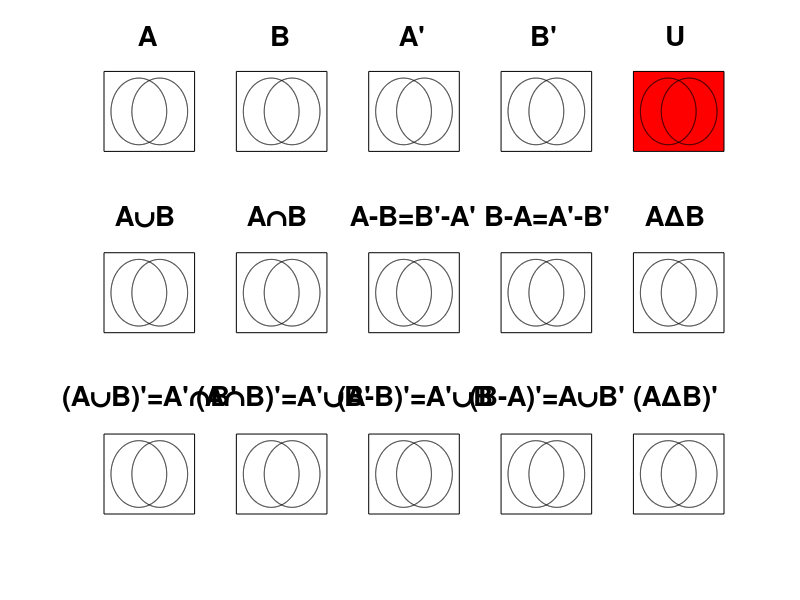

Here is the MATLAB script that generated this plot:
clear all; close all; clc;
h=figure('Position',[1 21 1366 670], ...
'Name',strcat('Quince Diagramas de Venn', ...
' de Conjuntos'));
%%%%%%%%%%%%%%%%%%%%%%%%%%%%%%%%
lw=3; fs=20; fs2=20; ms=25; vc1=[0 0 1]; vc2=[1 0 0];
fc=[1 1 1]; fa=1; ec=[0 0 0]; ea=1;
t = linspace(0,2*pi,1000);
%%%%%%%%%%%%%%%%%%%%%%%%%%%%%%%% 
subplot(3,5,1)
annotation ("textbox", [0.185 0.96 0 0], "string", ...
             {'A'}, ...
             "fontsize", fs2, 'fontweight','bold',"edgecolor", [1 1 1], ...
             "fitboxtotext", "off", "verticalalignment", "top", ...
             "horizontalalignment", "center",'linestyle','none','linewidth',0.1);
px=[-2 1.25 1.25 -2];
py=[-1.2 -1.2 1.2 1.2];
fill(px,py,'r','linewidth',0.5,'linestyle','-',...
        'facecolor',fc,'facealpha',fa, ...
        'edgecolor',ec,'edgealpha',ea)
x = [cos(t) 1];
y = [sin(t) 0];
hp1=patch( x, y,'b');
set(hp1,'edgealpha',1,'edgecolor',[0 0 0], ...
        'facealpha',0,'facecolor',[1 1 1], ...
        'linestyle','-','linewidth',0.5)
x = [cos(t)-0.75 0.25];
y = [sin(t) 0];
hp2=patch( x, y,'r');
set(hp2,'edgealpha',1,'edgecolor',[0 0 0], ...
        'facealpha',0,'facecolor',[1 1 1], ...
        'linestyle','-','linewidth',0.5)
axis([-2 1.25 -1.8 1.8])
axis off;          
%%%%%%%%%%%%%%%%%%%%%%%%%%%%%%%%%%%%       
subplot(3,5,2)
annotation ("textbox", [0.35 0.96 0 0], "string", ...
             {'B'}, ...
             "fontsize", fs2, 'fontweight','bold',"edgecolor", [1 1 1], ...
             "fitboxtotext", "off", "verticalalignment", "top", ...
             "horizontalalignment", "center",'linestyle','none','linewidth',0.1);
px=[-2 1.25 1.25 -2];
py=[-1.2 -1.2 1.2 1.2];
fill(px,py,'r','linewidth',0.5,'linestyle','-',...
        'facecolor',fc,'facealpha',fa, ...
        'edgecolor',ec,'edgealpha',ea)
x = [cos(t) 1];
y = [sin(t) 0];
hp1=patch( x, y,'b');
set(hp1,'edgealpha',1,'edgecolor',[0 0 0], ...
        'facealpha',0,'facecolor',[1 1 1], ...
        'linestyle','-','linewidth',0.5)
x = [cos(t)-0.75 0.25];
y = [sin(t) 0];
hp2=patch( x, y,'r');
set(hp2,'edgealpha',1,'edgecolor',[0 0 0], ...
        'facealpha',0,'facecolor',[1 1 1], ...
        'linestyle','-','linewidth',0.5)
axis([-2 1.25 -1.8 1.8])        
axis off;   
%%%%%%%%%%%%%%%%%%%%%%%%%%%%%%%%%%%% 
subplot(3,5,3)
annotation ("textbox", [0.515 0.96 0 0], "string", ...
             {'A'''}, ...
             "fontsize", fs2, 'fontweight','bold',"edgecolor", [1 1 1], ...
             "fitboxtotext", "off", "verticalalignment", "top", ...
             "horizontalalignment", "center",'linestyle','none','linewidth',0.1);
px=[-2 1.25 1.25 -2];
py=[-1.2 -1.2 1.2 1.2];
fill(px,py,'r','linewidth',0.5,'linestyle','-',...
        'facecolor',fc,'facealpha',fa, ...
        'edgecolor',ec,'edgealpha',ea)
        t = linspace(0,2*pi,1000);
x = [cos(t) 1];
y = [sin(t) 0];
hp1=patch( x, y,'b');
set(hp1,'edgealpha',1,'edgecolor',[0 0 0], ...
        'facealpha',0,'facecolor',[1 1 1], ...
        'linestyle','-','linewidth',0.5)
x = [cos(t)-0.75 0.25];
y = [sin(t) 0];
hp2=patch( x, y,'r');
set(hp2,'edgealpha',1,'edgecolor',[0 0 0], ...
        'facealpha',0,'facecolor',[1 1 1], ...
        'linestyle','-','linewidth',0.5)
axis([-2 1.25 -1.8 1.8])
axis off;    
%%%%%%%%%%%%%%%%%%%%%%%%%%%%%%%%%%%%
subplot(3,5,4)
annotation ("textbox", [0.68 0.96 0 0], "string", ...
             {'B'''}, ...
             "fontsize", fs2, 'fontweight','bold',"edgecolor", [1 1 1], ...
             "fitboxtotext", "off", "verticalalignment", "top", ...
             "horizontalalignment", "center",'linestyle','none','linewidth',0.1);
px=[-2 1.25 1.25 -2];
py=[-1.2 -1.2 1.2 1.2];
fill(px,py,'r','linewidth',0.5,'linestyle','-',...
        'facecolor',fc,'facealpha',fa, ...
        'edgecolor',ec,'edgealpha',ea)
        t = linspace(0,2*pi,1000);
x = [cos(t) 1];
y = [sin(t) 0];
hp1=patch( x, y,'b');
set(hp1,'edgealpha',1,'edgecolor',[0 0 0], ...
        'facealpha',0,'facecolor',[1 1 1], ...
        'linestyle','-','linewidth',0.5)
x = [cos(t)-0.75 0.25];
y = [sin(t) 0];
hp2=patch( x, y,'r');
set(hp2,'edgealpha',1,'edgecolor',[0 0 0], ...
        'facealpha',0,'facecolor',[1 1 1], ...
        'linestyle','-','linewidth',0.5)
axis([-2 1.25 -1.8 1.8])
axis off;    
%%%%%%%%%%%%%%%%%%%%%%%%%%%%%%%%%%%%
subplot(3,5,5)
annotation ("textbox", [0.845 0.96 0 0], "string", ...
             {'U'}, ...
             "fontsize", fs2, 'fontweight','bold',"edgecolor", [1 1 1], ...
             "fitboxtotext", "off", "verticalalignment", "top", ...
             "horizontalalignment", "center",'linestyle','none','linewidth',0.1);
px=[-2 1.25 1.25 -2];
py=[-1.2 -1.2 1.2 1.2];
fill(px,py,'r','linewidth',0.5,'linestyle','-',...
        'facecolor',[1 0 0],'facealpha',1, ...
        'edgecolor',ec,'edgealpha',ea)
        t = linspace(0,2*pi,1000);
x = [cos(t) 1];
y = [sin(t) 0];
hp1=patch( x, y,'b');
set(hp1,'edgealpha',1,'edgecolor',[0 0 0], ...
        'facealpha',0,'facecolor',[1 1 1], ...
        'linestyle','-','linewidth',0.5)
x = [cos(t)-0.75 0.25];
y = [sin(t) 0];
hp2=patch( x, y,'r');
set(hp2,'edgealpha',1,'edgecolor',[0 0 0], ...
        'facealpha',0,'facecolor',[1 1 1], ...
        'linestyle','-','linewidth',0.5)
axis([-2 1.25 -1.8 1.8])
axis off;  
%%%%%%%%%%%%%%%%%%%%%%%%%%%%%%%%%%%%
subplot(3,5,6)
annotation ("textbox", [0.182 0.66 0 0], "string", ...
             {'A\cupB'}, ...
             "fontsize", fs2, 'fontweight','bold',"edgecolor", [1 1 1], ...
             "fitboxtotext", "off", "verticalalignment", "top", ...
             "horizontalalignment", "center",'linestyle','none','linewidth',0.1);
px=[-2 1.25 1.25 -2];
py=[-1.2 -1.2 1.2 1.2];
fill(px,py,'r','linewidth',0.5,'linestyle','-',...
        'facecolor',fc,'facealpha',fa, ...
        'edgecolor',ec,'edgealpha',ea)
        t = linspace(0,2*pi,1000);
x = [cos(t) 1];
y = [sin(t) 0];
hp1=patch( x, y,'b');
set(hp1,'edgealpha',1,'edgecolor',[0 0 0], ...
        'facealpha',0,'facecolor',[1 1 1], ...
        'linestyle','-','linewidth',0.5)
x = [cos(t)-0.75 0.25];
y = [sin(t) 0];
hp2=patch( x, y,'r');
set(hp2,'edgealpha',1,'edgecolor',[0 0 0], ...
        'facealpha',0,'facecolor',[1 1 1], ...
        'linestyle','-','linewidth',0.5)
axis([-2 1.25 -1.8 1.8])
axis off;    
%%%%%%%%%%%%%%%%%%%%%%%%%%%%%%%%%%%%
subplot(3,5,7)
annotation ("textbox", [0.347 0.66 0 0], "string", ...
             {'A\capB'}, ...
             "fontsize", fs2, 'fontweight','bold',"edgecolor", [1 1 1], ...
             "fitboxtotext", "off", "verticalalignment", "top", ...
             "horizontalalignment", "center",'linestyle','none','linewidth',0.1);
px=[-2 1.25 1.25 -2];
py=[-1.2 -1.2 1.2 1.2];
fill(px,py,'r','linewidth',0.5,'linestyle','-',...
        'facecolor',fc,'facealpha',fa, ...
        'edgecolor',ec,'edgealpha',ea)
        t = linspace(0,2*pi,1000);
x = [cos(t) 1];
y = [sin(t) 0];
hp1=patch( x, y,'b');
set(hp1,'edgealpha',1,'edgecolor',[0 0 0], ...
        'facealpha',0,'facecolor',[1 1 1], ...
        'linestyle','-','linewidth',0.5)
x = [cos(t)-0.75 0.25];
y = [sin(t) 0];
hp2=patch( x, y,'r');
set(hp2,'edgealpha',1,'edgecolor',[0 0 0], ...
        'facealpha',0,'facecolor',[1 1 1], ...
        'linestyle','-','linewidth',0.5)
axis([-2 1.25 -1.8 1.8])        
axis off;    
%%%%%%%%%%%%%%%%%%%%%%%%%%%%%%%%%%%%
subplot(3,5,8)
annotation ("textbox", [0.517 0.66 0 0], "string", ...
             {'A-B=B''-A'''}, ...
             "fontsize", fs2, 'fontweight','bold',"edgecolor", [1 1 1], ...
             "fitboxtotext", "off", "verticalalignment", "top", ...
             "horizontalalignment", "center",'linestyle','none','linewidth',0.1);
px=[-2 1.25 1.25 -2];
py=[-1.2 -1.2 1.2 1.2];
fill(px,py,'r','linewidth',0.5,'linestyle','-',...
        'facecolor',fc,'facealpha',fa, ...
        'edgecolor',ec,'edgealpha',ea)
        t = linspace(0,2*pi,1000);
x = [cos(t) 1];
y = [sin(t) 0];
hp1=patch( x, y,'b');
set(hp1,'edgealpha',1,'edgecolor',[0 0 0], ...
        'facealpha',0,'facecolor',[1 1 1], ...
        'linestyle','-','linewidth',0.5)
x = [cos(t)-0.75 0.25];
y = [sin(t) 0];
hp2=patch( x, y,'r');
set(hp2,'edgealpha',1,'edgecolor',[0 0 0], ...
        'facealpha',0,'facecolor',[1 1 1], ...
        'linestyle','-','linewidth',0.5)
axis([-2 1.25 -1.8 1.8])         
axis off;    
%%%%%%%%%%%%%%%%%%%%%%%%%%%%%%%%%%%%
subplot(3,5,9)
annotation ("textbox", [0.685 0.66 0 0], "string", ...
             {'B-A=A''-B'''}, ...
             "fontsize", fs2, 'fontweight','bold',"edgecolor", [1 1 1], ...
             "fitboxtotext", "off", "verticalalignment", "top", ...
             "horizontalalignment", "center",'linestyle','none','linewidth',0.1);
px=[-2 1.25 1.25 -2];
py=[-1.2 -1.2 1.2 1.2];
fill(px,py,'r','linewidth',0.5,'linestyle','-',...
        'facecolor',fc,'facealpha',fa, ...
        'edgecolor',ec,'edgealpha',ea)
        t = linspace(0,2*pi,1000);
x = [cos(t) 1];
y = [sin(t) 0];
hp1=patch( x, y,'b');
set(hp1,'edgealpha',1,'edgecolor',[0 0 0], ...
        'facealpha',0,'facecolor',[1 1 1], ...
        'linestyle','-','linewidth',0.5)
x = [cos(t)-0.75 0.25];
y = [sin(t) 0];
hp2=patch( x, y,'r');
set(hp2,'edgealpha',1,'edgecolor',[0 0 0], ...
        'facealpha',0,'facecolor',[1 1 1], ...
        'linestyle','-','linewidth',0.5)
axis([-2 1.25 -1.8 1.8])          
axis off;  
%%%%%%%%%%%%%%%%%%%%%%%%%%%%%%%%%%%%
subplot(3,5,10)
annotation ("textbox", [0.845 0.66 0 0], "string", ...
             {'A\DeltaB'}, ...
             "fontsize", fs2, 'fontweight','bold',"edgecolor", [1 1 1], ...
             "fitboxtotext", "off", "verticalalignment", "top", ...
             "horizontalalignment", "center",'linestyle','none','linewidth',0.1);
px=[-2 1.25 1.25 -2];
py=[-1.2 -1.2 1.2 1.2];
fill(px,py,'r','linewidth',0.5,'linestyle','-',...
        'facecolor',fc,'facealpha',fa, ...
        'edgecolor',ec,'edgealpha',ea)
        t = linspace(0,2*pi,1000);
x = [cos(t) 1];
y = [sin(t) 0];
hp1=patch( x, y,'b');
set(hp1,'edgealpha',1,'edgecolor',[0 0 0], ...
        'facealpha',0,'facecolor',[1 1 1], ...
        'linestyle','-','linewidth',0.5)
x = [cos(t)-0.75 0.25];
y = [sin(t) 0];
hp2=patch( x, y,'r');
set(hp2,'edgealpha',1,'edgecolor',[0 0 0], ...
        'facealpha',0,'facecolor',[1 1 1], ...
        'linestyle','-','linewidth',0.5)
axis([-2 1.25 -1.8 1.8])           
axis off;  
%%%%%%%%%%%%%%%%%%%%%%%%%%%%%%%%%%%%  
subplot(3,5,11)
annotation ("textbox", [0.187 0.36 0 0], "string", ...
             {'(A\cupB)''=A''\capB'''}, ...
             "fontsize", fs2, 'fontweight','bold',"edgecolor", [1 1 1], ...
             "fitboxtotext", "off", "verticalalignment", "top", ...
             "horizontalalignment", "center",'linestyle','none','linewidth',0.1);
px=[-2 1.25 1.25 -2];
py=[-1.2 -1.2 1.2 1.2];
fill(px,py,'r','linewidth',0.5,'linestyle','-',...
        'facecolor',fc,'facealpha',fa, ...
        'edgecolor',ec,'edgealpha',ea)
        t = linspace(0,2*pi,1000);
x = [cos(t) 1];
y = [sin(t) 0];
hp1=patch( x, y,'b');
set(hp1,'edgealpha',1,'edgecolor',[0 0 0], ...
        'facealpha',0,'facecolor',[1 1 1], ...
        'linestyle','-','linewidth',0.5)
x = [cos(t)-0.75 0.25];
y = [sin(t) 0];
hp2=patch( x, y,'r');
set(hp2,'edgealpha',1,'edgecolor',[0 0 0], ...
        'facealpha',0,'facecolor',[1 1 1], ...
        'linestyle','-','linewidth',0.5)
axis([-2 1.25 -1.8 1.8])            
axis off;    
%%%%%%%%%%%%%%%%%%%%%%%%%%%%%%%%%%%%
subplot(3,5,12)
annotation ("textbox", [0.355 0.36 0 0], "string", ...
             {'(A\capB)''=A''\cupB'''}, ...
             "fontsize", fs2, 'fontweight','bold',"edgecolor", [1 1 1], ...
             "fitboxtotext", "off", "verticalalignment", "top", ...
             "horizontalalignment", "center",'linestyle','none','linewidth',0.1);
px=[-2 1.25 1.25 -2];
py=[-1.2 -1.2 1.2 1.2];
fill(px,py,'r','linewidth',0.5,'linestyle','-',...
        'facecolor',fc,'facealpha',fa, ...
        'edgecolor',ec,'edgealpha',ea)
        t = linspace(0,2*pi,1000);
x = [cos(t) 1];
y = [sin(t) 0];
hp1=patch( x, y,'b');
set(hp1,'edgealpha',1,'edgecolor',[0 0 0], ...
        'facealpha',0,'facecolor',[1 1 1], ...
        'linestyle','-','linewidth',0.5)
x = [cos(t)-0.75 0.25];
y = [sin(t) 0];
hp2=patch( x, y,'r');
set(hp2,'edgealpha',1,'edgecolor',[0 0 0], ...
        'facealpha',0,'facecolor',[1 1 1], ...
        'linestyle','-','linewidth',0.5)
axis([-2 1.25 -1.8 1.8])          
axis off;    
%%%%%%%%%%%%%%%%%%%%%%%%%%%%%%%%%%%%
subplot(3,5,13)
annotation("textbox", [0.52 0.36 0 0], "string", ...
             {'(A-B)''=A''\cupB'}, ...
             "fontsize", fs2, 'fontweight','bold',"edgecolor", [1 1 1], ...
             "fitboxtotext", "off", "verticalalignment", "top", ...
             "horizontalalignment", "center",'linestyle','none','linewidth',0.1);
px=[-2 1.25 1.25 -2];
py=[-1.2 -1.2 1.2 1.2];
fill(px,py,'r','linewidth',0.5,'linestyle','-',...
        'facecolor',fc,'facealpha',fa, ...
        'edgecolor',ec,'edgealpha',ea)
        t = linspace(0,2*pi,1000);
x = [cos(t) 1];
y = [sin(t) 0];
hp1=patch( x, y,'b');
set(hp1,'edgealpha',1,'edgecolor',[0 0 0], ...
        'facealpha',0,'facecolor',[1 1 1], ...
        'linestyle','-','linewidth',0.5)
x = [cos(t)-0.75 0.25];
y = [sin(t) 0];
hp2=patch( x, y,'r');
set(hp2,'edgealpha',1,'edgecolor',[0 0 0], ...
        'facealpha',0,'facecolor',[1 1 1], ...
        'linestyle','-','linewidth',0.5)
axis([-2 1.25 -1.8 1.8])        
axis off;    
%%%%%%%%%%%%%%%%%%%%%%%%%%%%%%%%%%%%    
subplot(3,5,14)
annotation("textbox", [0.685 0.36 0 0], "string", ...
             {'(B-A)''=A\cupB'''}, ...
             "fontsize", fs2, 'fontweight','bold',"edgecolor", [1 1 1], ...
             "fitboxtotext", "off", "verticalalignment", "top", ...
             "horizontalalignment", "center",'linestyle','none','linewidth',0.1);
px=[-2 1.25 1.25 -2];
py=[-1.2 -1.2 1.2 1.2];
fill(px,py,'r','linewidth',0.5,'linestyle','-',...
        'facecolor',fc,'facealpha',fa, ...
        'edgecolor',ec,'edgealpha',ea)
        t = linspace(0,2*pi,1000);
x = [cos(t) 1];
y = [sin(t) 0];
hp1=patch( x, y,'b');
set(hp1,'edgealpha',1,'edgecolor',[0 0 0], ...
        'facealpha',0,'facecolor',[1 1 1], ...
        'linestyle','-','linewidth',0.5)
x = [cos(t)-0.75 0.25];
y = [sin(t) 0];
hp2=patch( x, y,'r');
set(hp2,'edgealpha',1,'edgecolor',[0 0 0], ...
        'facealpha',0,'facecolor',[1 1 1], ...
        'linestyle','-','linewidth',0.5)
axis([-2 1.25 -1.8 1.8])                
axis off;    
%%%%%%%%%%%%%%%%%%%%%%%%%%%%%%%%%%%%  
subplot(3,5,15)
annotation ("textbox", [0.845 0.36 0 0], "string", ...
             {'(A\DeltaB)'''}, ...
             "fontsize", fs2, 'fontweight','bold',"edgecolor", [1 1 1], ...
             "fitboxtotext", "off", "verticalalignment", "top", ...
             "horizontalalignment", "center",'linestyle','none','linewidth',0.1);
px=[-2 1.25 1.25 -2];
py=[-1.2 -1.2 1.2 1.2];
fill(px,py,'r','linewidth',0.5,'linestyle','-',...
        'facecolor',fc,'facealpha',fa, ...
        'edgecolor',ec,'edgealpha',ea)
        t = linspace(0,2*pi,1000);
x = [cos(t) 1];
y = [sin(t) 0];
hp1=patch( x, y,'b');
set(hp1,'edgealpha',1,'edgecolor',[0 0 0], ...
        'facealpha',0,'facecolor',[1 1 1], ...
        'linestyle','-','linewidth',0.5)
x = [cos(t)-0.75 0.25];
y = [sin(t) 0];
hp2=patch( x, y,'r');
set(hp2,'edgealpha',1,'edgecolor',[0 0 0], ...
        'facealpha',0,'facecolor',[1 1 1], ...
        'linestyle','-','linewidth',0.5)
axis([-2 1.25 -1.8 1.8])        
axis off; 
